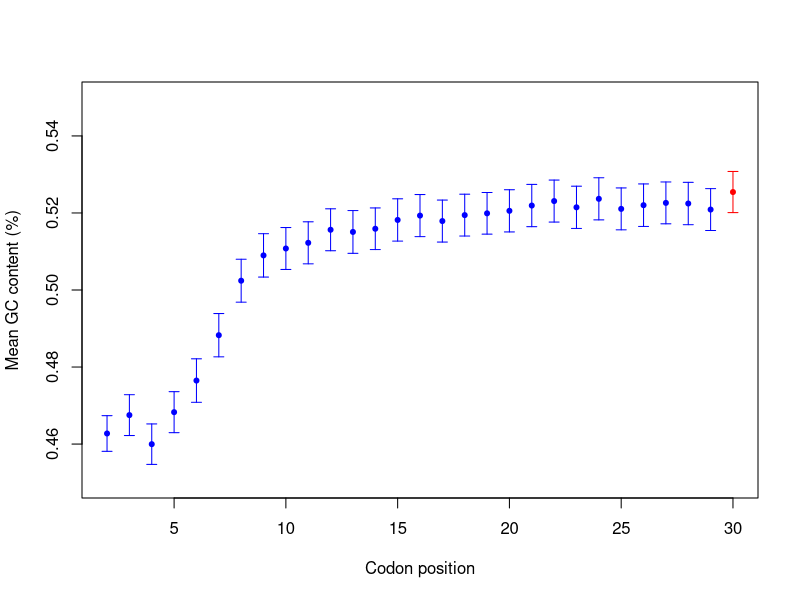

Reproduce this figure in R.
#Figure 3

data1 <- read.csv("GC_core.csv",header=T)
attach(data1)

dims <- dim(data1)

m.gc<-c()
sd.gc<-c()
sem.gc<-c()
x<-c(2:30)

for (i in c(4:dims[2])){
gc<- unlist(data1[i])

#Calculate mean GC content
m.gc<-c(m.gc,mean(gc))

#Standard deviation
sd.1<-sd(gc)
sd.gc<-c(sd.gc,sd.1)
sem.1<-sd.1/sqrt(length(gc))
sem.gc<-c(sem.gc,sem.1)

}

core.gc<-unlist(data1$Core_GC)
m.gc<-c(m.gc,mean(core.gc))
sd.gc<-c(sd.gc,sd(core.gc))
sem.gc<-c(sem.gc,sd(core.gc)/sqrt(length(core.gc)))

col_v.1 <- rep("blue",28)
col_v <-c(col_v.1,"red")

pdf("Fig3_Scatterplot_GC_SEM.pdf")
plot(x,m.gc, pch=20,col=col_v, xlab="Codon position", ylab="Mean GC content (%)", ylim=c(0.45,0.55))
arrows(x,m.gc+sem.gc,x,m.gc-sem.gc,length=0.05, angle=90, code=3, col=col_v)
dev.off()


